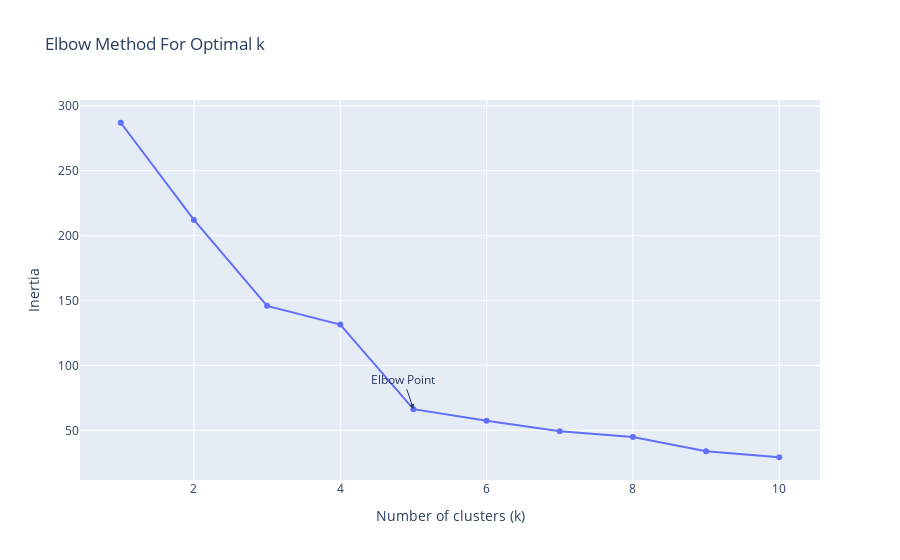

Notebook code cell kept with this figure:
### Code cell
# Plot a line chart with all the inertia values computed with 
# the different values of k to visually identify the optimal value for k.
import plotly.express as px

# Create the Elbow curve plot using Plotly
fig = px.line(df_elbow, x='k', y='inertia', markers=True, title='Elbow Method For Optimal k')
fig.update_layout(
    xaxis_title='Number of clusters (k)',
    yaxis_title='Inertia'
)
# Highlight the point where the curve starts to flatten

elbow_point = 5
elbow_inertia = df_elbow[df_elbow['k'] == elbow_point]['inertia'].values[0]

fig.add_annotation(
    x=elbow_point,
    y=elbow_inertia,
    text="Elbow Point",
    showarrow=True,
    arrowhead=2
)

# Show the plot
fig.show()

### Figure 1 — Plotly figure (JSON) as saved in the notebook; plotly's stock layout.template omitted (floating-point values rounded to 4 significant figures)
{"data": [{"hovertemplate": "k=%{x}<br>inertia=%{y}<extra></extra>", "legendgroup": "", "line": {"color": "#636efa", "dash": "solid"}, "marker": {"symbol": "circle"}, "mode": "lines+markers", "name": "", "orientation": "v", "showlegend": false, "type": "scatter", "x": [1, 2, 3, 4, 5, 6, 7, 8, 9, 10], "xaxis": "x", "y": [287, 212.1, 145.9, 131.5, 66.32, 57.4, 49.21, 44.8, 33.86, 29.25], "yaxis": "y"}], "layout": {"annotations": [{"arrowhead": 2, "showarrow": true, "text": "Elbow Point", "x": 5, "y": 66.32}], "autosize": true, "legend": {"tracegroupgap": 0}, "title": {"text": "Elbow Method For Optimal k"}, "xaxis": {"anchor": "y", "autorange": true, "domain": [0, 1], "range": [0.4712, 10.53], "title": {"text": "Number of clusters (k)"}, "type": "linear"}, "yaxis": {"anchor": "x", "autorange": true, "domain": [0, 1], "range": [7.98, 308.3], "title": {"text": "Inertia"}, "type": "linear"}}}
